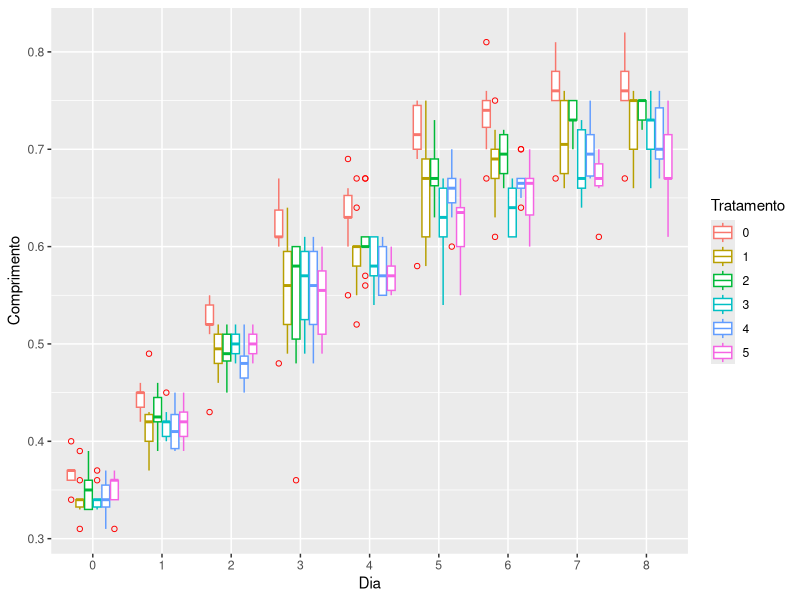
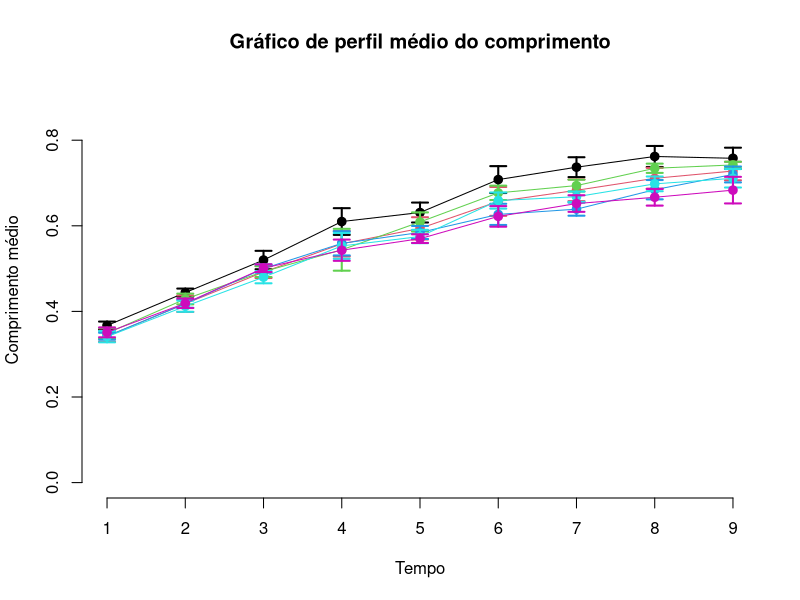
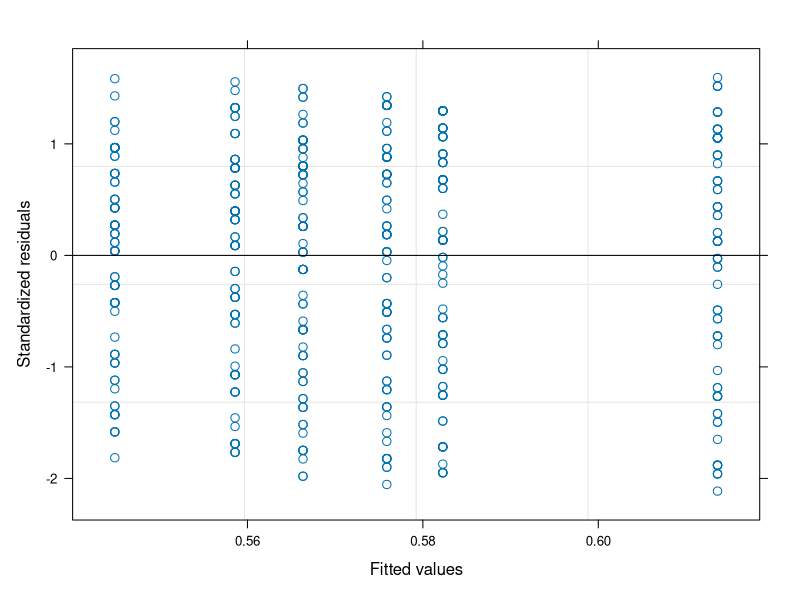
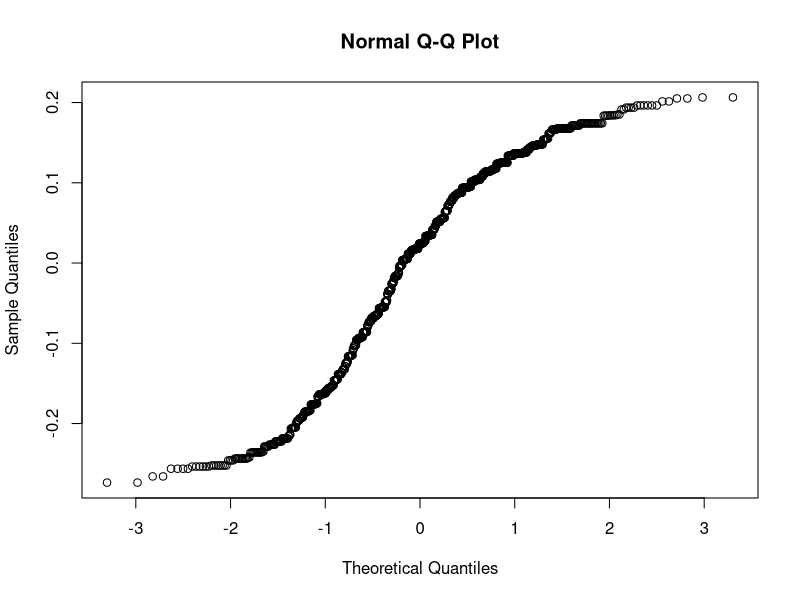
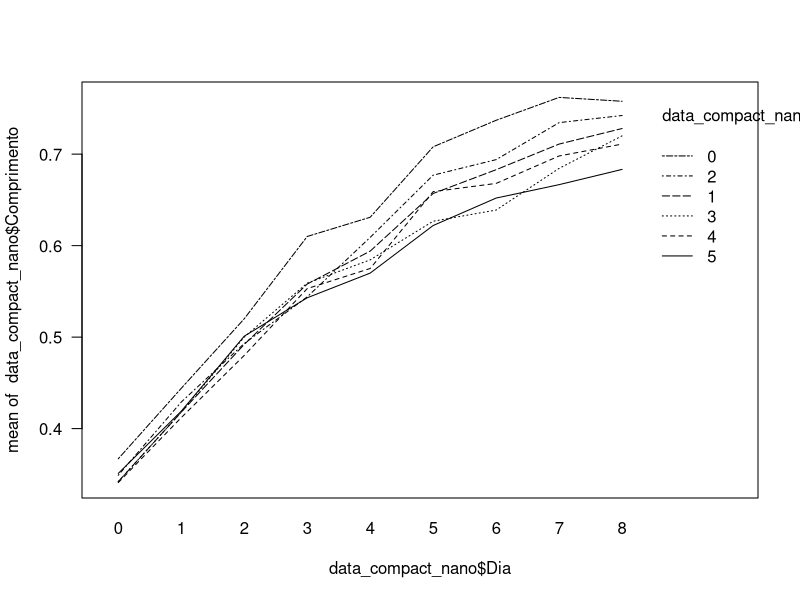
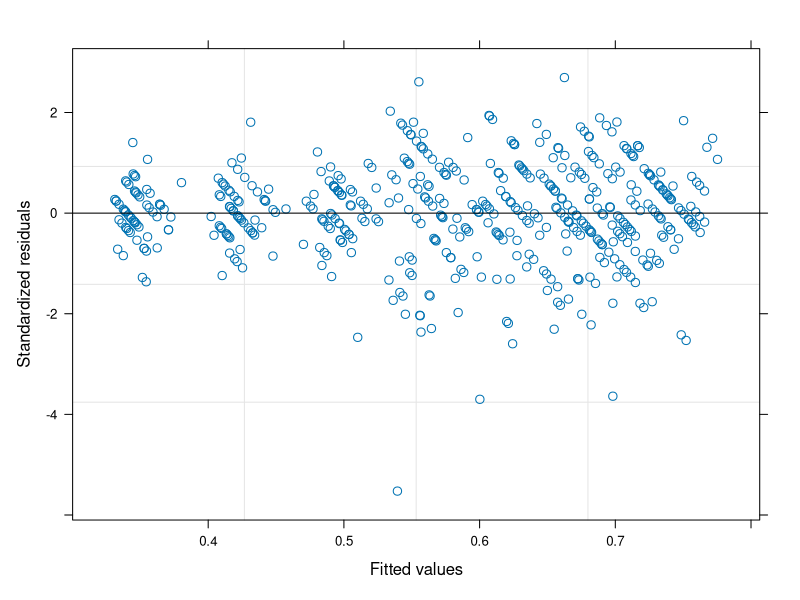
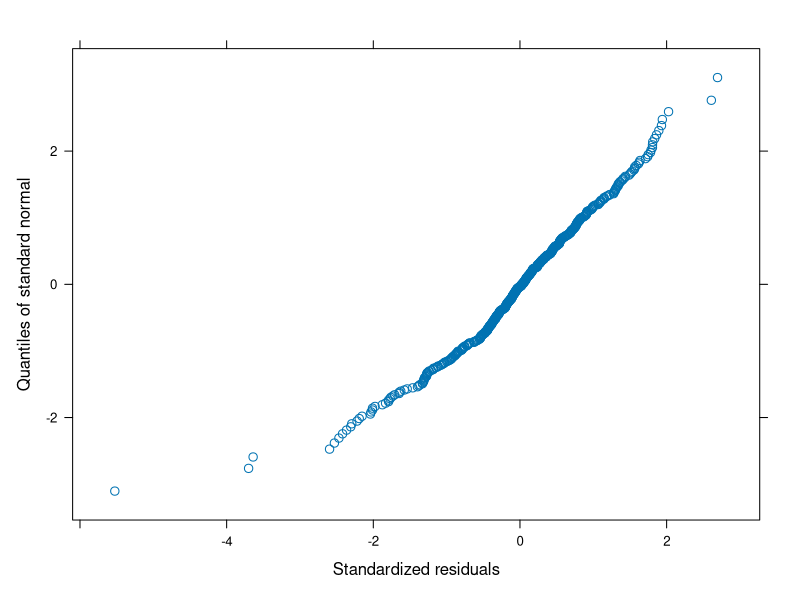
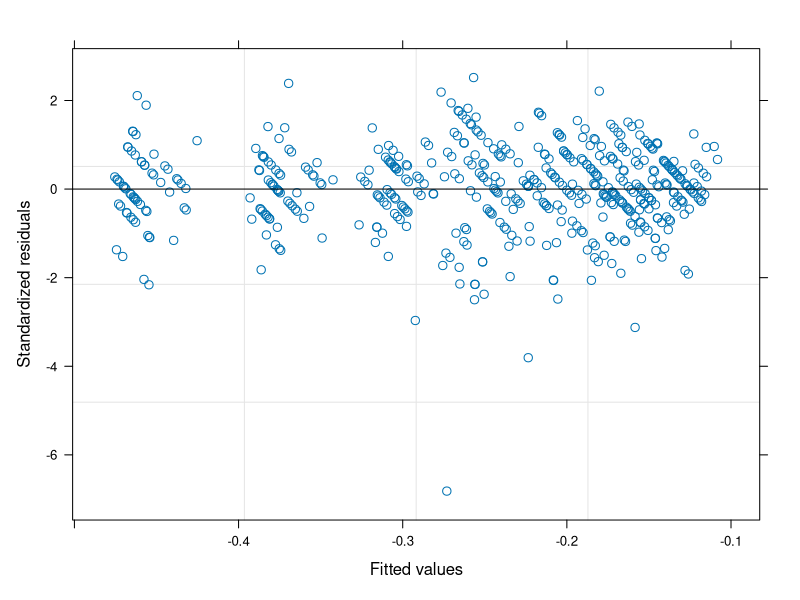

The R script that drew these images, in order: (Note: this script raises an error after producing the figures.)
library(readxl)
library(dplyr)
library(ggplot2)
library(plyr)
library(plotrix)
setwd("~/Documentos/ME810/HELENA/projectHelena/")

###################################################################### 1ª forma
controle <- as.data.frame(read_excel("./dados/DADOS COMPRIMENTO NANO UNICAMP.xlsx", sheet = "controle"))
t1 <- as.data.frame(read_excel("./dados/DADOS COMPRIMENTO NANO UNICAMP.xlsx", sheet = "t0.006"))
t2 <- as.data.frame(read_excel("./dados/DADOS COMPRIMENTO NANO UNICAMP.xlsx", sheet = "t0.0125"))
t3 <- as.data.frame(read_excel("./dados/DADOS COMPRIMENTO NANO UNICAMP.xlsx", sheet = "t0.025"))
t4 <- as.data.frame(read_excel("./dados/DADOS COMPRIMENTO NANO UNICAMP.xlsx", sheet = "t0.05"))
t5 <- as.data.frame(read_excel("./dados/DADOS COMPRIMENTO NANO UNICAMP.xlsx", sheet = "t0.1"))

#Substitui os caracteres "Morta" por "NA". Estes comando é para o caso dos dados não organizados como em data_compact
controle$`8` <- gsub("Morta", "NA", controle$`8`)
t2[3,] <- gsub("Morta", "NA", t2[3,])
t3[9,] <- gsub("Morta", "NA", t3[9,])
t5$`7` <- gsub("Morta", "NA", t5$`7`)
t5$`8` <- gsub("Morta", "NA", t5$`8`)

dados <- list(controle, t1, t2, t3, t4, t5)

dados[[1]]$`8` <- as.numeric(dados[[1]]$`8`)

dados[[3]]$`7` <- as.numeric(dados[[3]]$`7`)
dados[[3]]$`8` <- as.numeric(dados[[3]]$`8`)

dados[[4]]$`4` <- as.numeric(dados[[4]]$`4`)
dados[[4]]$`5` <- as.numeric(dados[[4]]$`5`)
dados[[4]]$`6` <- as.numeric(dados[[4]]$`6`)
dados[[4]]$`7` <- as.numeric(dados[[4]]$`7`)
dados[[4]]$`8` <- as.numeric(dados[[4]]$`8`)

dados[[6]]$`7` <- as.numeric(dados[[6]]$`7`)
dados[[6]]$`8` <- as.numeric(dados[[6]]$`8`)

###################################################################### 2º forma
# 0 = controle, 1 = t0.006, 2 = t0.0125, 3 = t0.025, 4 = t0.05 e 5 = t0.1
data_compact_nano <- as.data.frame(read_excel("./dados/nanoparticulas_dadosR.xlsx"))
data_compact_nano$Tratamento <- as.factor(data_compact_nano$Tratamento)
data_compact_nano$Comprimento <- as.numeric(data_compact_nano$Comprimento)
data_compact_nano$Dia <- as.factor(data_compact_nano$Dia)
data_compact_nano$Repeticao <- as.factor(data_compact_nano$Repeticao)

prop.table(table(is.na(data_compact_nano))) #quantidade de NA's geral

ggplot(data_compact_nano, aes(Dia, Comprimento, color = Tratamento)) + geom_boxplot(outlier.colour = "red", outlier.shape = 1)


#Tentativa de fazer o perfil médio por dia
lista1 <- list(0,0,0,0,0,0)
lista2 <- list(0,0,0,0,0,0)
#which(is.na(data_compact_nano$Comprimento))
data_compact_nano <- na.omit(data_compact_nano)

for(i in 1:6){
  lista1[[i]] <- rep(0, 9)
  for(j in 1:9){
   lista1[[i]][j] <- mean( as.data.frame(data_compact_nano %>% filter(Tratamento == paste0(i-1) & Dia==paste0(j-1)))$Comprimento )
   lista2[[i]][j] <- sd( as.data.frame(data_compact_nano %>% filter(Tratamento == paste0(i-1) & Dia==paste0(j-1)))$Comprimento )
  }
}


suporte <- as.data.frame(cbind(rep(0:8, 6), c(lista1[[1]], lista1[[2]], lista1[[3]], lista1[[4]], lista1[[5]], lista1[[6]]),
                         c(lista2[[1]], lista2[[2]], lista2[[3]], lista2[[4]], lista2[[5]], lista2[[6]])))
suporte$V1 <- as.factor(suporte$V1)


plot(suporte$V2[1:9],axes=FALSE,ylim=c(0,0.9),cex.lab=1,xlab="Tempo",ylab="Comprimento médio", main = "Gráfico de perfil médio do comprimento")

axis(2,cex.axis=1)

axis(1,1:9,c("1","2","3","4", "5", "6", "7", "8", "9"),cex.axis=1)


plotCI(suporte$V2[1:9],liw=1.96*suporte$V3[1:9]/sqrt(10),uiw=1.96*suporte$V3[1:9]/sqrt(10),pch=19,add=TRUE,cex.lab=1,slty=1,lwd=2, col = 1, cex=1)

lines(suporte$V2[1:9],lwd=1)

plotCI(suporte$V2[10:18],liw=1.96*suporte$V3[10:18]/sqrt(10),uiw=1.96*suporte$V3[10:18]/sqrt(10),pch=19,add=TRUE,cex.lab=1,slty=1,lwd=2, col = 2,cex=1)

lines(suporte$V2[10:18],lwd=1, col = 2)

plotCI(suporte$V2[19:27],liw=1.96*suporte$V3[19:27]/sqrt(10),uiw=1.96*suporte$V3[19:27]/sqrt(10),pch=19,add=TRUE,cex.lab=1,slty=1,lwd=2, col = 3, cex=1)

lines(suporte$V2[19:27],lwd=1, col = 3)

plotCI(suporte$V2[28:36],liw=1.96*suporte$V3[28:36]/sqrt(10),uiw=1.96*suporte$V3[28:36]/sqrt(10),pch=19,add=TRUE,cex.lab=1,slty=1,lwd=2, col = 4,cex=1)

lines(suporte$V2[28:36],lwd=1, col = 4)

plotCI(suporte$V2[37:45],liw=1.96*suporte$V3[37:45]/sqrt(10),uiw=1.96*suporte$V3[37:45]/sqrt(10),pch=19,add=TRUE,cex.lab=1,slty=1,lwd=2, col = 5,cex=1)

lines(suporte$V2[37:45],lwd=1, col = 5)

plotCI(suporte$V2[46:54],liw=1.96*suporte$V3[46:54]/sqrt(10),uiw=1.96*suporte$V3[46:54]/sqrt(10),pch=19,add=TRUE,cex.lab=1,slty=1,lwd=2, col = 6,cex=1)

lines(suporte$V2[46:54],lwd=1, col = 6)


data_compact_nano <- as.data.frame(read_excel("./dados/nanoparticulas_dadosR.xlsx"))
data_compact_nano$Tratamento <- as.factor(data_compact_nano$Tratamento)
data_compact_nano$Comprimento <- as.numeric(data_compact_nano$Comprimento)
data_compact_nano$Dia <- as.factor(data_compact_nano$Dia)
data_compact_nano$Repeticao <- as.factor(data_compact_nano$Repeticao)

#o ajuste "lme" não funciona quando se tem NA's. O que foi feito? Usado a função "na.omit()" para retirar as linhas
#que tenham os NA's. No total foram retiradas 16 linhas.

data_compact_nano <- na.omit(data_compact_nano)

library(nlme)
#Para o primeiro modelo considera-se que o crescimento é independente dos dias, mas isto de fato não ocorre
fit1 <- lme(Comprimento ~ Tratamento , data = data_compact_nano, random = ~ 1| Repeticao) 
plot(fit1)
qqnorm(fit1$residuals)
anova(fit1)
intervals(fit1, which = "fixed")

#############################################################################################

#Pelo gráfico de perfil nota-se que existe interação entre o dia e comprimento, algo esperado, pois pelos próprios
#dados nota-se o crescimento dos indivíduos

interaction.plot(data_compact_nano$Dia, data_compact_nano$Tratamento, data_compact_nano$Comprimento, las = 1)
fit2 <- lme(Comprimento ~ Tratamento*Dia , data = data_compact_nano, random = ~ 1| Repeticao) 
plot(fit2)
qqnorm(fit2)

#Arrumar a variância dos resíduos para o ajuste fit2; transformação da variável comprimento com o uso do log na
#base 10

data_compact_nano$Comprimento = log(data_compact_nano$Comprimento, base = 10)
fit2_2 <- lme(Comprimento ~ Tratamento*Dia , data = data_compact_nano, random = ~ 1| Repeticao) 
plot(fit2_2) #Os resíduos estão melhores que a variável resposta sem transformação
hist(residuals(fit2_2), freq = F)

#padronizar resíduos
teste <- (residuals(fit2_2) - mean(residuals(fit2_2)))/sqrt(var(residuals(fit2_2)))
hist(teste, freq = F)
qqnorm(teste)
qqline(teste, col = 2, lwd=2)


#Sem padronização dos resíduos
teste2 <- residuals(fit2_2)

hist(teste2, freq = F)
qqnorm(teste2)
qqline(teste2, col = 2, lwd=2)

#Identificação da posição do menor resíduo que se distancia da reta de referência nos gráficos de qqnorm e no histograma
which(teste2 == min(teste2))
teste2[which(teste2 == min(teste2))]

#Verificar como ficam os resíduos ao se retirar o resíduo que distancia da reta de referência do Q-Q plot normal
teste2 <- teste2[-which(teste2 == min(teste2))]

hist(teste2, freq = F)
qqnorm(teste2)
qqline(teste2, col = 2, lwd=2)

#A posição do menor resíduo que mais se distancia da reta de referência no Q-Q plot normal é o mesma para os valores
#da variável resposta do log do comprimento e do próprio comprimento. VERIFICAR COMO FICA O AJUSTE SEM ESSE DADO

#############################################################################################
library(geepack)
fit3 <- geeglm(Comprimento ~ Tratamento*Dia, id = Repeticao, data = data_compact_nano)
#############################################################################################

#Com a retirada dos NA's tem dados balanceados ou não ? Observar tabela abaixo. A parir dela observa-se que
#com a retirada dos NA's tem-se dados não balanceados, ou seja, dentro de cada tratamento tem-se diferentes
#valores para as réplicas.

table(data_compact_nano$Tratamento, data_compact_nano$Repeticao)

#############################################################################################
#A variável resposta, que é o comprimento dos microcrustáceos é estritamente positiva;
require(car)
require(MASS)

par(mfrow=c(2,2))
qqp(data_compact_nano$Comprimento, "norm")
qqp(data_compact_nano$Comprimento, "lnorm")

gama <- fitdistr(data_compact_nano$Comprimento, "gamma")
qqp(data_compact_nano$Comprimento, "gamma", shape = gama$estimate[[1]], rate = gama$estimate[[2]])

beta <- fitdistr(data_compact_nano$Comprimento, "beta", start = list(shape1=1,shape2=1))
qqp(data_compact_nano$Comprimento, "beta", shape1 = beta$estimate[[1]], shape2 = beta$estimate[[2]])

#Trabalhar com o número de ovos somados para cada indivíduo
#Deve-se carregar os dados de novo, poque as linhas com NA's foram retiradas
data_compact_nano <- as.data.frame(read_excel("./dados/nanoparticulas_dadosR.xlsx"))
data_compact_nano$Tratamento <- as.factor(data_compact_nano$Tratamento)
data_compact_nano$Comprimento <- as.numeric(data_compact_nano$Comprimento)
data_compact_nano$Dia <- as.factor(data_compact_nano$Dia)
data_compact_nano$Repeticao <- as.factor(data_compact_nano$Repeticao)

#A soma do número de ovos está localizada no dia 8
num_sum_ovo <- as.data.frame(data_compact_nano %>% filter(Dia == 8))
plot(density(num_sum_ovo$Numero_ovos_somados))

#par(mfrow=c(1,2))
Ps <- fitdistr(num_sum_ovo$Numero_ovos_somados, "Poisson")
qqp(num_sum_ovo$Numero_ovos_somados, "pois", Ps$estimate)

BN <- fitdistr(num_sum_ovo$Numero_ovos_somados, "Negative Binomial")
qqp(num_sum_ovo$Numero_ovos_somados, "nbinom", size = BN$estimate[[1]], mu = BN$estimate[[2]])

#A soma do número de neonatos está localizada no dia 8
#Usar a variável num_sum_ovo no campo Num_neo_somados

plot(num_sum_ovo$Num_neo_somados)

par(mfrow=c(2,1))
Ps_neo <- fitdistr(num_sum_ovo$Num_neo_somados, "Poisson")
qqp(num_sum_ovo$Num_neo_somados, "pois", Ps_neo$estimate)

BN_neo <- fitdistr(num_sum_ovo$Num_neo_somados, "Negative Binomial")
qqp(num_sum_ovo$Num_neo_somados, "nbinom", size = BN_neo$estimate[[1]], mu = BN_neo$estimate[[2]])
